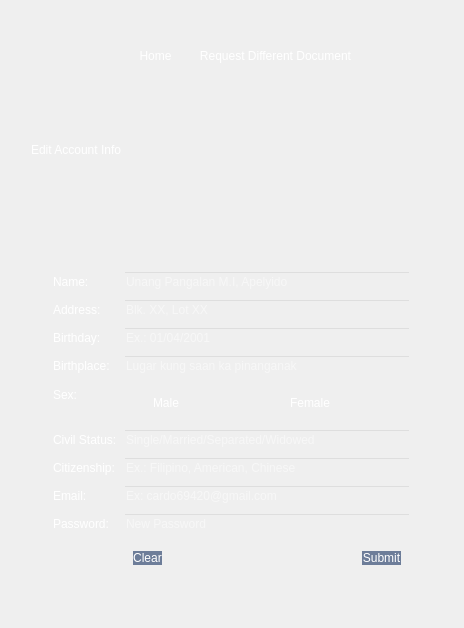
      <widget class="QWidget" name="edit_acc">
       <layout class="QVBoxLayout" name="verticalLayout_12">
        <item>
         <widget class="QFrame" name="frame_39">
          <property name="minimumSize">
           <size>
            <width>0</width>
            <height>100</height>
           </size>
          </property>
          <property name="maximumSize">
           <size>
            <width>16777215</width>
            <height>100</height>
           </size>
          </property>
          <property name="styleSheet">
           <string notr="true">background-color: transparent;</string>
          </property>
          <property name="frameShape">
           <enum>QFrame::StyledPanel</enum>
          </property>
          <property name="frameShadow">
           <enum>QFrame::Raised</enum>
          </property>
          <layout class="QHBoxLayout" name="horizontalLayout_16" stretch="0,0">
           <property name="spacing">
            <number>0</number>
           </property>
           <property name="leftMargin">
            <number>100</number>
           </property>
           <property name="topMargin">
            <number>0</number>
           </property>
           <property name="rightMargin">
            <number>100</number>
           </property>
           <property name="bottomMargin">
            <number>9</number>
           </property>
           <item>
            <widget class="QPushButton" name="btn_home2_5">
             <property name="styleSheet">
              <string notr="true">QPushButton{
background-color:transparent;
color: white;
font: 20pt &quot;Segoe UI&quot;;border-radius: 16px;
}
QPushButton:focus{
background-color: rgb(89, 120, 142);
transform: scale(0.98); 
box-shadow: 3px 2px 22px 1px rgba(0, 0, 0, 0.24); 

}
</string>
             </property>
             <property name="text">
              <string>Home</string>
             </property>
             <property name="icon">
              <iconset>
               <normaloff>icons/home_icon.png</normaloff>icons/home_icon.png</iconset>
             </property>
             <property name="iconSize">
              <size>
               <width>50</width>
               <height>50</height>
              </size>
             </property>
            </widget>
           </item>
           <item>
            <widget class="QPushButton" name="btn_toRequest_6">
             <property name="styleSheet">
              <string notr="true">QPushButton{
background-color:transparent;
color: white;
font: 20pt &quot;Segoe UI&quot;;border-radius: 16px;
}
QPushButton:focus{
background-color: rgb(89, 120, 142);
transform: scale(0.98); 
box-shadow: 3px 2px 22px 1px rgba(0, 0, 0, 0.24); 

}
</string>
             </property>
             <property name="text">
              <string>Request Different Document</string>
             </property>
             <property name="icon">
              <iconset>
               <normaloff>icons/document_icon.png</normaloff>icons/document_icon.png</iconset>
             </property>
             <property name="iconSize">
              <size>
               <width>50</width>
               <height>50</height>
              </size>
             </property>
            </widget>
           </item>
          </layout>
         </widget>
        </item>
        <item>
         <widget class="QFrame" name="frame_24">
          <property name="styleSheet">
           <string notr="true">background-color: transparent;</string>
          </property>
          <property name="frameShape">
           <enum>QFrame::StyledPanel</enum>
          </property>
          <property name="frameShadow">
           <enum>QFrame::Raised</enum>
          </property>
         </widget>
        </item>
        <item>
         <widget class="QFrame" name="frame_13">
          <property name="sizePolicy">
           <sizepolicy hsizetype="Preferred" vsizetype="Expanding">
            <horstretch>0</horstretch>
            <verstretch>0</verstretch>
           </sizepolicy>
          </property>
          <property name="styleSheet">
           <string notr="true">background-color: transparent;</string>
          </property>
          <property name="frameShape">
           <enum>QFrame::StyledPanel</enum>
          </property>
          <property name="frameShadow">
           <enum>QFrame::Raised</enum>
          </property>
          <layout class="QVBoxLayout" name="verticalLayout_9">
           <item>
            <widget class="QFrame" name="frame_14">
             <property name="minimumSize">
              <size>
               <width>0</width>
               <height>100</height>
              </size>
             </property>
             <property name="maximumSize">
              <size>
               <width>16777215</width>
               <height>100</height>
              </size>
             </property>
             <property name="frameShape">
              <enum>QFrame::StyledPanel</enum>
             </property>
             <property name="frameShadow">
              <enum>QFrame::Raised</enum>
             </property>
             <layout class="QVBoxLayout" name="verticalLayout_10">
              <item alignment="Qt::AlignTop">
               <widget class="QLabel" name="label_5">
                <property name="minimumSize">
                 <size>
                  <width>0</width>
                  <height>0</height>
                 </size>
                </property>
                <property name="styleSheet">
                 <string notr="true">color: rgb(255, 255, 255);
font: 30pt &quot;Times New Roman&quot;;</string>
                </property>
                <property name="text">
                 <string>Edit Account Info</string>
                </property>
               </widget>
              </item>
             </layout>
            </widget>
           </item>
           <item>
            <widget class="QFrame" name="frame_15">
             <property name="frameShape">
              <enum>QFrame::StyledPanel</enum>
             </property>
             <property name="frameShadow">
              <enum>QFrame::Raised</enum>
             </property>
             <layout class="QVBoxLayout" name="verticalLayout_11">
              <item>
               <widget class="QFrame" name="frame_16">
                <property name="frameShape">
                 <enum>QFrame::StyledPanel</enum>
                </property>
                <property name="frameShadow">
                 <enum>QFrame::Raised</enum>
                </property>
                <layout class="QVBoxLayout" name="verticalLayout_18">
                 <property name="spacing">
                  <number>0</number>
                 </property>
                 <property name="leftMargin">
                  <number>0</number>
                 </property>
                 <property name="topMargin">
                  <number>0</number>
                 </property>
                 <property name="rightMargin">
                  <number>0</number>
                 </property>
                 <property name="bottomMargin">
                  <number>0</number>
                 </property>
                 <item>
                  <widget class="QFrame" name="frame_17">
                   <property name="frameShape">
                    <enum>QFrame::StyledPanel</enum>
                   </property>
                   <property name="frameShadow">
                    <enum>QFrame::Raised</enum>
                   </property>
                   <layout class="QVBoxLayout" name="verticalLayout_17">
                    <property name="spacing">
                     <number>0</number>
                    </property>
                    <property name="leftMargin">
                     <number>0</number>
                    </property>
                    <property name="topMargin">
                     <number>0</number>
                    </property>
                    <property name="rightMargin">
                     <number>0</number>
                    </property>
                    <property name="bottomMargin">
                     <number>0</number>
                    </property>
                    <item>
                     <widget class="QFrame" name="frame_18">
                      <property name="frameShape">
                       <enum>QFrame::StyledPanel</enum>
                      </property>
                      <property name="frameShadow">
                       <enum>QFrame::Raised</enum>
                      </property>
                      <layout class="QVBoxLayout" name="verticalLayout_19">
                       <item>
                        <widget class="QFrame" name="frame_21">
                         <property name="frameShape">
                          <enum>QFrame::StyledPanel</enum>
                         </property>
                         <property name="frameShadow">
                          <enum>QFrame::Raised</enum>
                         </property>
                         <layout class="QFormLayout" name="formLayout">
                          <item row="0" column="0">
                           <widget class="QLabel" name="label_9">
                            <property name="styleSheet">
                             <string notr="true">color: rgb(255, 255, 255);
	font: 16pt &quot;Helvetica Neue&quot;;
background-color:transparent;</string>
                            </property>
                            <property name="text">
                             <string>Name:</string>
                            </property>
                           </widget>
                          </item>
                          <item row="0" column="1">
                           <widget class="QLineEdit" name="edit_name">
                            <property name="styleSheet">
                             <string notr="true">color: rgb(255, 255, 255);
	font: 16pt &quot;Helvetica Neue&quot;;</string>
                            </property>
                            <property name="placeholderText">
                             <string>Unang Pangalan M.I, Apelyido</string>
                            </property>
                           </widget>
                          </item>
                          <item row="1" column="0">
                           <widget class="QLabel" name="label_10">
                            <property name="styleSheet">
                             <string notr="true">color: rgb(255, 255, 255);
	font: 16pt &quot;Helvetica Neue&quot;;
background-color:transparent;</string>
                            </property>
                            <property name="text">
                             <string>Address:</string>
                            </property>
                           </widget>
                          </item>
                          <item row="1" column="1">
                           <widget class="QLineEdit" name="edit_address">
                            <property name="styleSheet">
                             <string notr="true">color: rgb(255, 255, 255);
	font: 16pt &quot;Helvetica Neue&quot;;</string>
                            </property>
                            <property name="placeholderText">
                             <string>Blk. XX, Lot XX</string>
                            </property>
                           </widget>
                          </item>
                          <item row="2" column="0">
                           <widget class="QLabel" name="label_11">
                            <property name="styleSheet">
                             <string notr="true">color: rgb(255, 255, 255);
	font: 16pt &quot;Helvetica Neue&quot;;
background-color:transparent;</string>
                            </property>
                            <property name="text">
                             <string>Birthday:</string>
                            </property>
                           </widget>
                          </item>
                          <item row="2" column="1">
                           <widget class="QLineEdit" name="edit_birthday">
                            <property name="styleSheet">
                             <string notr="true">color: rgb(255, 255, 255);
	font: 16pt &quot;Helvetica Neue&quot;;</string>
                            </property>
                            <property name="placeholderText">
                             <string>Ex.: 01/04/2001</string>
                            </property>
                           </widget>
                          </item>
                          <item row="3" column="0">
                           <widget class="QLabel" name="label_12">
                            <property name="styleSheet">
                             <string notr="true">color: rgb(255, 255, 255);
	font: 16pt &quot;Helvetica Neue&quot;;
background-color:transparent;</string>
                            </property>
                            <property name="text">
                             <string>Birthplace:</string>
                            </property>
                           </widget>
                          </item>
                          <item row="3" column="1">
                           <widget class="QLineEdit" name="edit_birthplace">
                            <property name="styleSheet">
                             <string notr="true">color: rgb(255, 255, 255);
	font: 16pt &quot;Helvetica Neue&quot;;</string>
                            </property>
                            <property name="placeholderText">
                             <string>Lugar kung saan ka pinanganak</string>
                            </property>
                           </widget>
                          </item>
                          <item row="4" column="0">
                           <widget class="QLabel" name="label_13">
                            <property name="styleSheet">
                             <string notr="true">color: rgb(255, 255, 255);
	font: 16pt &quot;Helvetica Neue&quot;;
background-color:transparent;</string>
                            </property>
                            <property name="text">
                             <string>Sex:</string>
                            </property>
                           </widget>
                          </item>
                          <item row="4" column="1">
                           <widget class="QFrame" name="frame_20">
                            <property name="styleSheet">
                             <string notr="true">background-color: transparent;</string>
                            </property>
                            <property name="frameShape">
                             <enum>QFrame::StyledPanel</enum>
                            </property>
                            <property name="frameShadow">
                             <enum>QFrame::Raised</enum>
                            </property>
                            <layout class="QHBoxLayout" name="horizontalLayout_7">
                             <item>
                              <widget class="QRadioButton" name="rbtn_male">
                               <property name="styleSheet">
                                <string notr="true">color: rgb(255, 255, 255);
	font: 16pt &quot;Helvetica Neue&quot;;</string>
                               </property>
                               <property name="text">
                                <string>Male</string>
                               </property>
                              </widget>
                             </item>
                             <item>
                              <widget class="QRadioButton" name="rbtn_female">
                               <property name="styleSheet">
                                <string notr="true">color: rgb(255, 255, 255);
	font: 16pt &quot;Helvetica Neue&quot;;</string>
                               </property>
                               <property name="text">
                                <string>Female</string>
                               </property>
                              </widget>
                             </item>
                            </layout>
                           </widget>
                          </item>
                          <item row="5" column="0">
                           <widget class="QLabel" name="label_14">
                            <property name="styleSheet">
                             <string notr="true">color: rgb(255, 255, 255);
	font: 16pt &quot;Helvetica Neue&quot;;
background-color:transparent;</string>
                            </property>
                            <property name="text">
                             <string>Civil Status:</string>
                            </property>
                           </widget>
                          </item>
                          <item row="5" column="1">
                           <widget class="QLineEdit" name="edit_cs">
                            <property name="styleSheet">
                             <string notr="true">color: rgb(255, 255, 255);
	font: 16pt &quot;Helvetica Neue&quot;;</string>
                            </property>
                            <property name="placeholderText">
                             <string>Single/Married/Separated/Widowed</string>
                            </property>
                           </widget>
                          </item>
                          <item row="6" column="0">
                           <widget class="QLabel" name="label_15">
                            <property name="styleSheet">
                             <string notr="true">color: rgb(255, 255, 255);
	font: 16pt &quot;Helvetica Neue&quot;;
background-color:transparent;</string>
                            </property>
                            <property name="text">
                             <string>Citizenship:</string>
                            </property>
                           </widget>
                          </item>
                          <item row="6" column="1">
                           <widget class="QLineEdit" name="edit_ctzn">
                            <property name="styleSheet">
                             <string notr="true">color: rgb(255, 255, 255);
	font: 16pt &quot;Helvetica Neue&quot;;</string>
                            </property>
                            <property name="placeholderText">
                             <string>Ex.: Filipino, American, Chinese</string>
                            </property>
                           </widget>
                          </item>
                          <item row="7" column="0">
                           <widget class="QLabel" name="label_16">
                            <property name="styleSheet">
                             <string notr="true">color: rgb(255, 255, 255);
	font: 16pt &quot;Helvetica Neue&quot;;
background-color:transparent;</string>
                            </property>
                            <property name="text">
                             <string>Email:</string>
                            </property>
                           </widget>
                          </item>
                          <item row="7" column="1">
                           <widget class="QLineEdit" name="edit_email">
                            <property name="styleSheet">
                             <string notr="true">color: rgb(255, 255, 255);
	font: 16pt &quot;Helvetica Neue&quot;;</string>
                            </property>
                            <property name="placeholderText">
                             <string>Ex: cardo69420@gmail.com</string>
                            </property>
                           </widget>
                          </item>
                          <item row="8" column="0">
                           <widget class="QLabel" name="label_19">
                            <property name="styleSheet">
                             <string notr="true">color: rgb(255, 255, 255);
	font: 16pt &quot;Helvetica Neue&quot;;
background-color:transparent;</string>
                            </property>
                            <property name="text">
                             <string>Password:</string>
                            </property>
                           </widget>
                          </item>
                          <item row="8" column="1">
                           <widget class="QLineEdit" name="edit_password">
                            <property name="styleSheet">
                             <string notr="true">color: rgb(255, 255, 255);
	font: 16pt &quot;Helvetica Neue&quot;;</string>
                            </property>
                            <property name="placeholderText">
                             <string>New Password</string>
                            </property>
                           </widget>
                          </item>
                          <item row="9" column="1">
                           <widget class="QFrame" name="frame_19">
                            <property name="styleSheet">
                             <string notr="true">background-color: transparent;</string>
                            </property>
                            <property name="frameShape">
                             <enum>QFrame::StyledPanel</enum>
                            </property>
                            <property name="frameShadow">
                             <enum>QFrame::Raised</enum>
                            </property>
                            <layout class="QHBoxLayout" name="horizontalLayout_6">
                             <property name="spacing">
                              <number>200</number>
                             </property>
                             <item>
                              <widget class="QPushButton" name="clear_ca">
                               <property name="styleSheet">
                                <string notr="true">QPushButton{
background-color: rgb(109, 125, 153);
color: white;
font: 20pt &quot;Segoe UI&quot;;
border-radius: 16px;
}</string>
                               </property>
                               <property name="text">
                                <string>Clear</string>
                               </property>
                              </widget>
                             </item>
                             <item>
                              <widget class="QPushButton" name="submit_ca">
                               <property name="styleSheet">
                                <string notr="true">QPushButton{
background-color: rgb(109, 125, 153);
color: white;
font: 20pt &quot;Segoe UI&quot;;border-radius: 16px;
}</string>
                               </property>
                               <property name="text">
                                <string>Submit</string>
                               </property>
                              </widget>
                             </item>
                            </layout>
                           </widget>
                          </item>
                         </layout>
                        </widget>
                       </item>
                      </layout>
                     </widget>
                    </item>
                   </layout>
                  </widget>
                 </item>
                </layout>
               </widget>
              </item>
             </layout>
            </widget>
           </item>
          </layout>
         </widget>
        </item>
       </layout>
      </widget>
